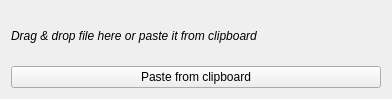
<?xml version="1.0" encoding="UTF-8"?>
<ui version="4.0">
 <class>fileDragDrop</class>
 <widget class="QWidget" name="fileDragDrop">
  <property name="geometry">
   <rect>
    <x>0</x>
    <y>0</y>
    <width>392</width>
    <height>99</height>
   </rect>
  </property>
  <property name="windowTitle">
   <string>FileDragDrop</string>
  </property>
  <layout class="QVBoxLayout" name="verticalLayout">
   <item>
    <widget class="QLabel" name="label">
     <property name="font">
      <font>
       <italic>true</italic>
      </font>
     </property>
     <property name="text">
      <string>Drag &amp; drop file here or paste it from clipboard</string>
     </property>
    </widget>
   </item>
   <item>
    <widget class="QPushButton" name="pushButton">
     <property name="text">
      <string>Paste from clipboard</string>
     </property>
    </widget>
   </item>
  </layout>
 </widget>
 <resources/>
 <connections>
  <connection>
   <sender>pushButton</sender>
   <signal>clicked()</signal>
   <receiver>fileDragDrop</receiver>
   <slot>on_paste_clicked()</slot>
   <hints>
    <hint type="sourcelabel">
     <x>183</x>
     <y>77</y>
    </hint>
    <hint type="destinationlabel">
     <x>183</x>
     <y>-17</y>
    </hint>
   </hints>
  </connection>
 </connections>
 <slots>
  <slot>on_paste_clicked()</slot>
 </slots>
</ui>
